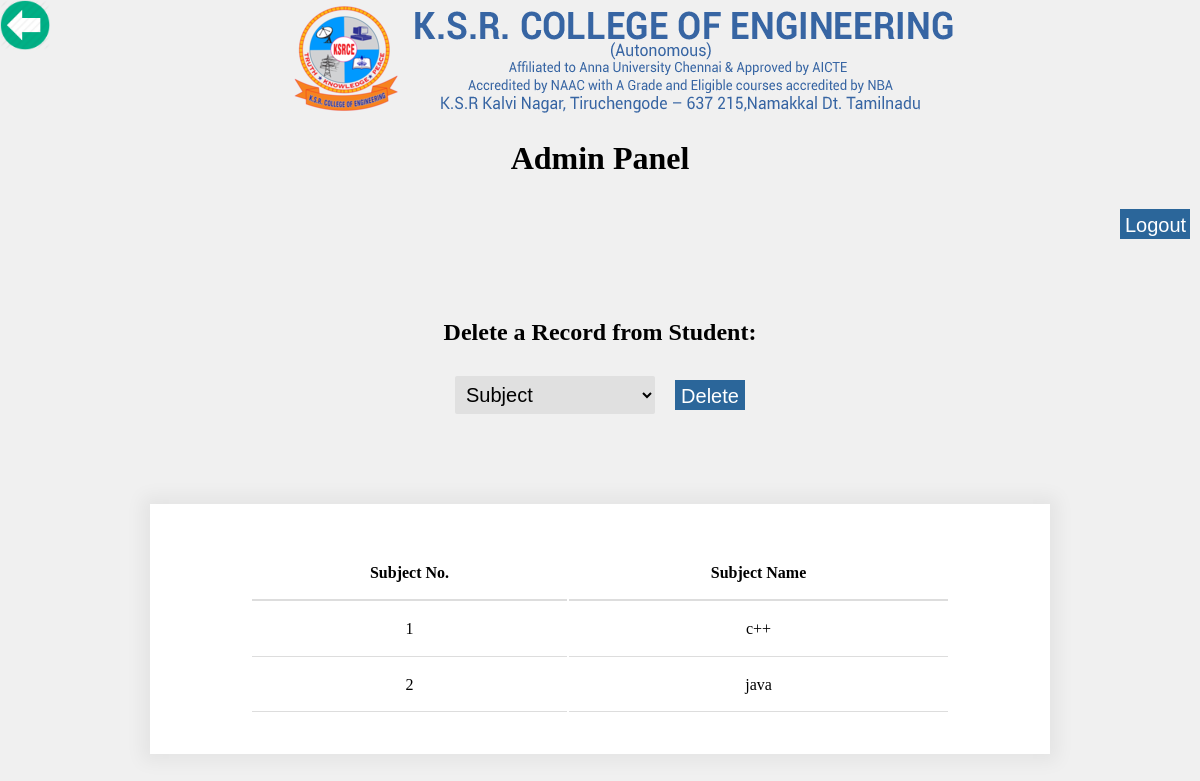
/admin/delsub.php (signed in), run on the app's committed database.
### tables this page shows
CREATE TABLE `subject` (
  `Sub_No` int(3) NOT NULL,
  `Sub_Name` varchar(100) NOT NULL
);

### admin/delsub.php (the view, shortened to what this page needs)
<?php
	function abc(){
		echo "<select name='SUB'>";
		echo "<option value='subject'>Subject</option>";
		echo "</select>";
	}
?>
<!DOCTYPE html>
	<head>
		<link rel="stylesheet" type="text/css" href="delsub.css">
	</head>
	<body>
    <a href='admin.php'><img src="../images/back.png" align="left" height="50px"></a>
    <center><img src ="../images/logo.png"/></center>
    <h1 align="center">Admin Panel</h1>
    <p align="right"><button style="align-items: right;"><a  href="../logout.php">Logout</a></button></p>
		<article>
			<h1>Delete a Record from Student:</h1>
			<form action="delsub.php" method=POST>
				<div class=input>
					<?php abc(); ?>
					<button type=submit>Delete</button>
				</div>
				<div class=output>
					<?php
						$obDBRelb = new DBRel;
						$conn=$obDBRelb->DBConn();
						$sql="SELECT * FROM Subject order by Sub_No";
							$result = $conn->query($sql);
						if($result->num_rows > 0){
							echo "<table class=slist>";
							echo "<tr>";
							echo 	"<th>Subject No.</td>";
							echo 	"<th>Subject Name</td>";
							echo "</tr>";
							while($row = $result->fetch_assoc()){
								echo "<tr>";
								echo 	"<td>" . $row["Sub_No"] . "</td>";
								echo 	"<td>" . $row["Sub_Name"] . "</td>";
								echo "</tr>";
							}
						}
						else
							echo "<div align='center' style='font-size:20px'>No Records.</div>";
						echo "</table>";
					?>
				</div>
			</form>
		</article>
	</body>
</html>

### admin/delsub.css (style rules this page uses)
body { margin: 0px; font-family: "Franklin Gothic Medium"; background-color: #f0f0f0; }
article { margin-top: 50px; display: flex; flex-direction: column; align-items: center; }
select { background-color: #e0e0e0; margin: 10px; padding:7px; width: 200px; font-size:20px; border-style:hidden; border-radius: 2px; border-width:0px; }
.input { display: flex; flex-direction: row; justify-content: center; align-items: center; }
button { margin: 10px; height: 38px; color: #ffffff; font-size: 20px; background: #c4ffad; padding: 5px; text-decoration: none; border: 0px; margin-left: 10px; }
.output { background-color: white; display: flex; flex-direction: row; justify-content: center; width:900px; margin-top: 80px; min-height: 250px; box-shadow: 0px 0px 17px 8px rgba(0, 0, 0,0.05); }
.slist td { text-align: center; }
.slist { margin-top: 40px; margin-bottom: 40px; width: 700px; }
td { border-bottom: 1px solid #ddd; }
th { border-bottom: 2px solid #ddd; }

### admin/delsub.php (style rules this page uses)
button { color: white; background: #2b669a; height: 30px; width: 70px; }
a { color: white; text-decoration: none; }

### data on the page
subject: Sub_No "1", Sub_Name "c++"
subject: Sub_No "2", Sub_Name "java"
